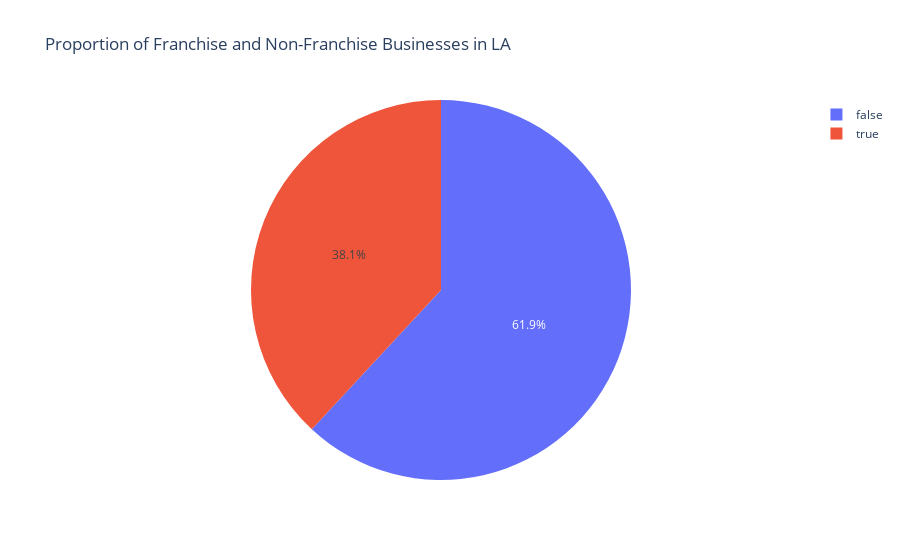

Here is the notebook cell this chart was saved with:
### Markdown cell above
Pie Chart:

### Code cell
# Creating a pie chart
fig = px.pie(chain, names='chain', values='id', 
             labels={'id':'Count', 'chain':'Franchise'}, 
             title='Proportion of Franchise and Non-Franchise Businesses in LA',
             template='plotly_white')
fig.show()

### Figure 1 — Plotly figure (JSON) as saved in the notebook; plotly's stock layout.template omitted (floating-point values rounded to 4 significant figures)
{"data": [{"domain": {"x": [0, 1], "y": [0, 1]}, "hovertemplate": "Franchise=%{label}<br>Count=%{value}<extra></extra>", "labels": [false, true], "legendgroup": "", "name": "", "showlegend": true, "type": "pie", "values": [5972, 3676]}], "layout": {"legend": {"tracegroupgap": 0}, "title": {"text": "Proportion of Franchise and Non-Franchise Businesses in LA"}}}
